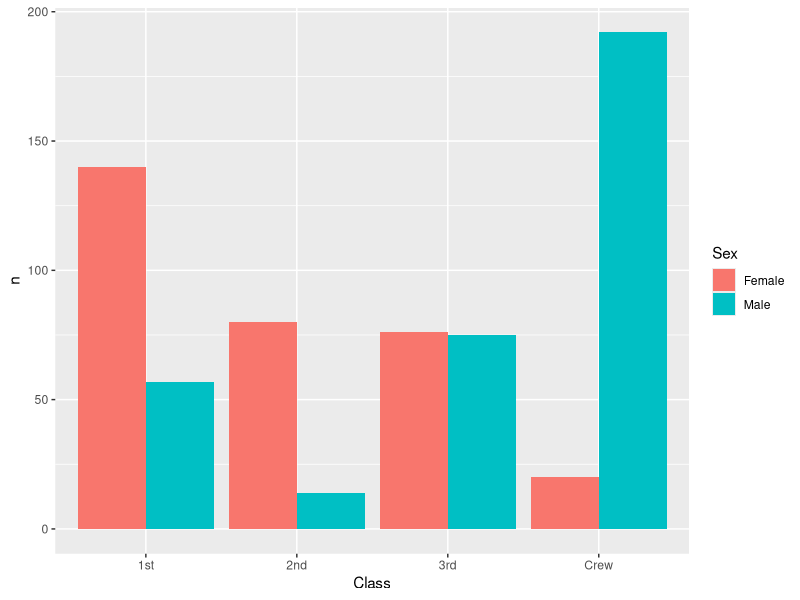
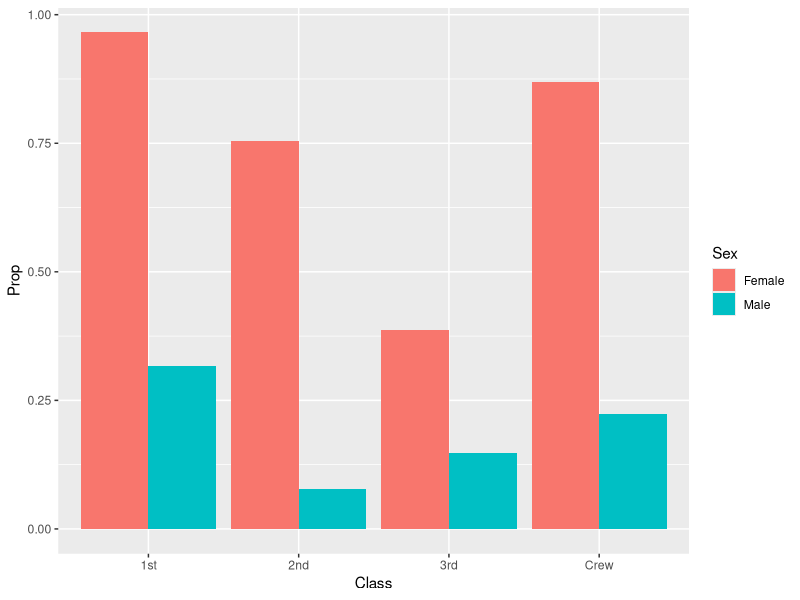
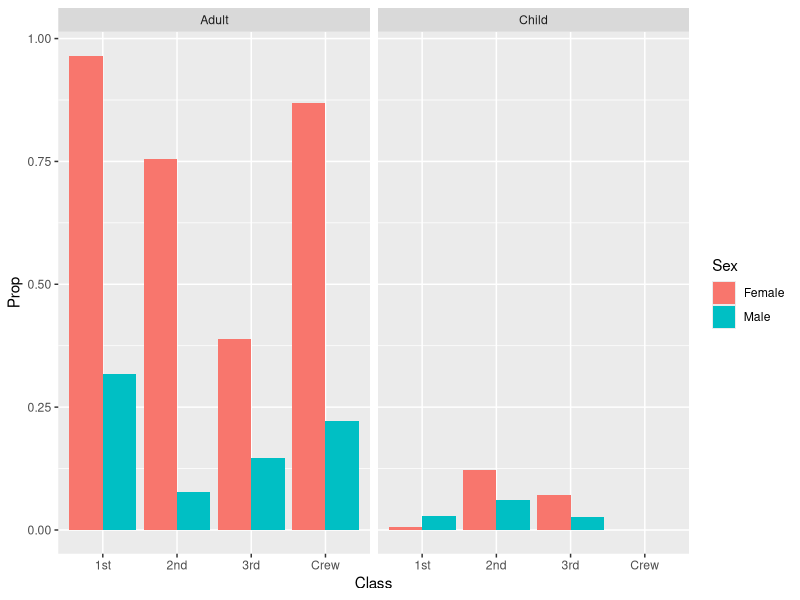

The R source for these figures, in order:
## ---- chunk 1
library(tidyverse)

df_titanic <- as_tibble(Titanic)
## ---- chunk 2
## TASK: Perform a `glimpse` of df_titanic
glimpse(df_titanic)
## ---- chunk 3
## NOTE: No need to edit! We'll cover how to
## do this calculation in a later exercise.
df_titanic %>% summarize(total = sum(n))
## ---- chunk 4
## TASK: Visualize counts against `Class` and `Sex`
df_titanic %>% filter(Survived == "Yes") %>%
  ggplot() +
  geom_col(mapping = aes(x = Class, y = n, fill = Sex) , position = "dodge")
## ---- chunk 5
## NOTE: No need to edit! We'll cover how to
## do this calculation in a later exercise.
df_prop <-
  df_titanic %>%
  group_by(Class, Sex) %>%
  mutate(
    Total = sum(n),
    Prop = n / Total
  ) %>%
  ungroup()
df_prop
## ---- chunk 6
df_prop %>% 
  filter(Survived == "Yes") %>%
  ggplot() +
  geom_col(mapping = aes(x = Class, y = Prop, fill = Sex), position = "dodge")
## ---- chunk 7
df_prop %>% filter(Survived == "Yes") %>%
  ggplot() +
  geom_col(mapping = aes(x = Class, y = Prop, fill = Sex) , position = "dodge") +
  facet_wrap(~ Age)
